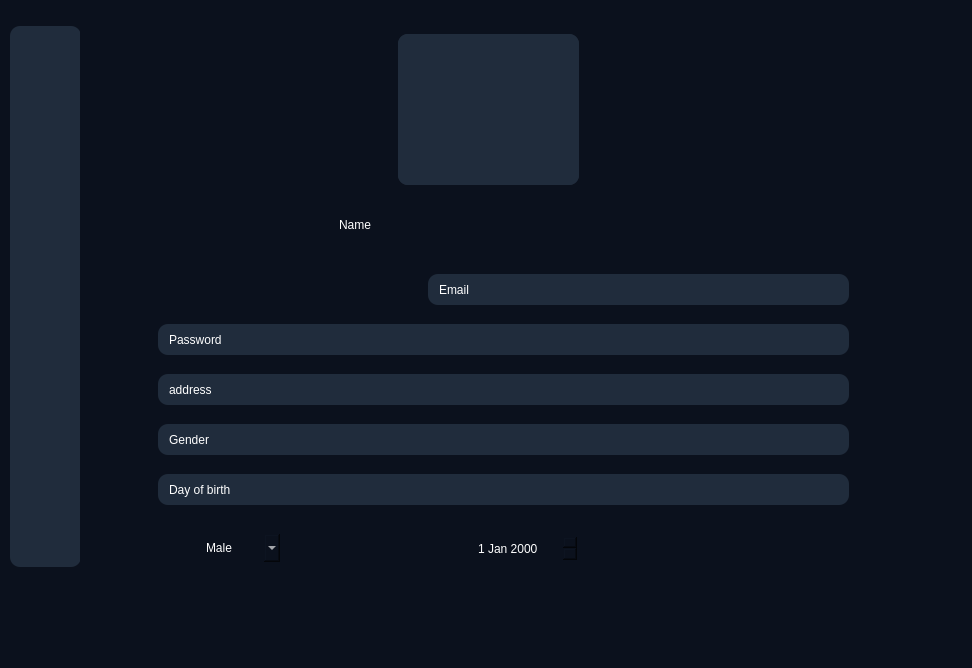
<?xml version="1.0" encoding="UTF-8"?>
<ui version="4.0">
 <class>MainWindow</class>
 <widget class="QMainWindow" name="MainWindow">
  <property name="geometry">
   <rect>
    <x>0</x>
    <y>0</y>
    <width>972</width>
    <height>668</height>
   </rect>
  </property>
  <property name="windowTitle">
   <string>MainWindow</string>
  </property>
  <property name="styleSheet">
   <string notr="true">    background-color: #0b111d;
    color: #FFFFFF; 
   
    border-radius: 10px; 
    padding: 8px;
   </string>
  </property>
  <widget class="QWidget" name="centralwidget">
   <widget class="QWidget" name="widget" native="true">
    <property name="geometry">
     <rect>
      <x>10</x>
      <y>10</y>
      <width>71</width>
      <height>541</height>
     </rect>
    </property>
    <property name="styleSheet">
     <string notr="true">background-color:#202c3c;
border-radius:10px</string>
    </property>
    <widget class="QPushButton" name="nav_main_btn">
     <property name="geometry">
      <rect>
       <x>10</x>
       <y>90</y>
       <width>51</width>
       <height>51</height>
      </rect>
     </property>
     <property name="text">
      <string/>
     </property>
     <property name="icon">
      <iconset>
       <normaloff>../img/weather-app.png</normaloff>../img/weather-app.png</iconset>
     </property>
     <property name="iconSize">
      <size>
       <width>45</width>
       <height>45</height>
      </size>
     </property>
    </widget>
    <widget class="QPushButton" name="nav_search_btn">
     <property name="geometry">
      <rect>
       <x>10</x>
       <y>160</y>
       <width>51</width>
       <height>51</height>
      </rect>
     </property>
     <property name="text">
      <string/>
     </property>
     <property name="icon">
      <iconset>
       <normaloff>../img/menu (1).png</normaloff>../img/menu (1).png</iconset>
     </property>
     <property name="iconSize">
      <size>
       <width>50</width>
       <height>50</height>
      </size>
     </property>
    </widget>
    <widget class="QPushButton" name="nav_account_btn">
     <property name="geometry">
      <rect>
       <x>10</x>
       <y>20</y>
       <width>51</width>
       <height>51</height>
      </rect>
     </property>
     <property name="text">
      <string/>
     </property>
     <property name="icon">
      <iconset>
       <normaloff>../img/user (1).png</normaloff>../img/user (1).png</iconset>
     </property>
     <property name="iconSize">
      <size>
       <width>45</width>
       <height>45</height>
      </size>
     </property>
    </widget>
   </widget>
   <widget class="QStackedWidget" name="stackedWidget">
    <property name="geometry">
     <rect>
      <x>80</x>
      <y>0</y>
      <width>881</width>
      <height>571</height>
     </rect>
    </property>
    <property name="font">
     <font>
      <pointsize>20</pointsize>
     </font>
    </property>
    <property name="styleSheet">
     <string notr="true"/>
    </property>
    <property name="lineWidth">
     <number>3</number>
    </property>
    <property name="currentIndex">
     <number>1</number>
    </property>
    <widget class="QWidget" name="page">
     <widget class="QWidget" name="widget_2" native="true">
      <property name="geometry">
       <rect>
        <x>10</x>
        <y>250</y>
        <width>571</width>
        <height>141</height>
       </rect>
      </property>
      <property name="styleSheet">
       <string notr="true">background-color:#202c3c;</string>
      </property>
      <widget class="QLabel" name="lb_img_1">
       <property name="geometry">
        <rect>
         <x>30</x>
         <y>60</y>
         <width>60</width>
         <height>60</height>
        </rect>
       </property>
       <property name="text">
        <string/>
       </property>
       <property name="pixmap">
        <pixmap>../img/clouds.png</pixmap>
       </property>
       <property name="scaledContents">
        <bool>true</bool>
       </property>
      </widget>
      <widget class="QLabel" name="lb_img_2">
       <property name="geometry">
        <rect>
         <x>120</x>
         <y>60</y>
         <width>60</width>
         <height>60</height>
        </rect>
       </property>
       <property name="text">
        <string/>
       </property>
       <property name="pixmap">
        <pixmap>../img/sun (2).png</pixmap>
       </property>
       <property name="scaledContents">
        <bool>true</bool>
       </property>
      </widget>
      <widget class="QLabel" name="lb_img_3">
       <property name="geometry">
        <rect>
         <x>220</x>
         <y>60</y>
         <width>60</width>
         <height>60</height>
        </rect>
       </property>
       <property name="text">
        <string/>
       </property>
       <property name="pixmap">
        <pixmap>../img/sun (1).png</pixmap>
       </property>
       <property name="scaledContents">
        <bool>true</bool>
       </property>
      </widget>
      <widget class="QLabel" name="lb_img_4">
       <property name="geometry">
        <rect>
         <x>310</x>
         <y>60</y>
         <width>60</width>
         <height>60</height>
        </rect>
       </property>
       <property name="text">
        <string/>
       </property>
       <property name="pixmap">
        <pixmap>../img/sun (1).png</pixmap>
       </property>
       <property name="scaledContents">
        <bool>true</bool>
       </property>
      </widget>
      <widget class="QLabel" name="lb_img_5">
       <property name="geometry">
        <rect>
         <x>400</x>
         <y>60</y>
         <width>60</width>
         <height>60</height>
        </rect>
       </property>
       <property name="text">
        <string/>
       </property>
       <property name="pixmap">
        <pixmap>../img/sun (1).png</pixmap>
       </property>
       <property name="scaledContents">
        <bool>true</bool>
       </property>
      </widget>
      <widget class="QLabel" name="lb_img_6">
       <property name="geometry">
        <rect>
         <x>490</x>
         <y>60</y>
         <width>60</width>
         <height>60</height>
        </rect>
       </property>
       <property name="text">
        <string/>
       </property>
       <property name="pixmap">
        <pixmap>../img/sun (2).png</pixmap>
       </property>
       <property name="scaledContents">
        <bool>true</bool>
       </property>
      </widget>
      <widget class="QLabel" name="label_20">
       <property name="geometry">
        <rect>
         <x>10</x>
         <y>0</y>
         <width>161</width>
         <height>31</height>
        </rect>
       </property>
       <property name="font">
        <font>
         <pointsize>7</pointsize>
        </font>
       </property>
       <property name="text">
        <string>TODAY'S  FORECAST</string>
       </property>
      </widget>
      <widget class="QLabel" name="lb_time_1">
       <property name="geometry">
        <rect>
         <x>20</x>
         <y>30</y>
         <width>80</width>
         <height>40</height>
        </rect>
       </property>
       <property name="font">
        <font>
         <pointsize>11</pointsize>
        </font>
       </property>
       <property name="styleSheet">
        <string notr="true"/>
       </property>
       <property name="text">
        <string>6:00 AM</string>
       </property>
      </widget>
      <widget class="QLabel" name="lb_time_2">
       <property name="geometry">
        <rect>
         <x>115</x>
         <y>30</y>
         <width>80</width>
         <height>40</height>
        </rect>
       </property>
       <property name="font">
        <font>
         <pointsize>11</pointsize>
        </font>
       </property>
       <property name="text">
        <string>9:00 AM</string>
       </property>
      </widget>
      <widget class="QLabel" name="lb_time_3">
       <property name="geometry">
        <rect>
         <x>215</x>
         <y>30</y>
         <width>80</width>
         <height>40</height>
        </rect>
       </property>
       <property name="font">
        <font>
         <pointsize>11</pointsize>
        </font>
       </property>
       <property name="text">
        <string>12:00 PM</string>
       </property>
      </widget>
      <widget class="QLabel" name="lb_time_4">
       <property name="geometry">
        <rect>
         <x>305</x>
         <y>30</y>
         <width>80</width>
         <height>40</height>
        </rect>
       </property>
       <property name="font">
        <font>
         <pointsize>11</pointsize>
        </font>
       </property>
       <property name="text">
        <string>3:00 PM</string>
       </property>
      </widget>
      <widget class="QLabel" name="lb_time_5">
       <property name="geometry">
        <rect>
         <x>392</x>
         <y>30</y>
         <width>80</width>
         <height>40</height>
        </rect>
       </property>
       <property name="font">
        <font>
         <pointsize>11</pointsize>
        </font>
       </property>
       <property name="text">
        <string>6:00 PM</string>
       </property>
      </widget>
      <widget class="QLabel" name="lb_time_6">
       <property name="geometry">
        <rect>
         <x>490</x>
         <y>30</y>
         <width>80</width>
         <height>40</height>
        </rect>
       </property>
       <property name="font">
        <font>
         <pointsize>11</pointsize>
        </font>
       </property>
       <property name="text">
        <string>9:00 PM</string>
       </property>
      </widget>
      <widget class="Line" name="line">
       <property name="geometry">
        <rect>
         <x>100</x>
         <y>50</y>
         <width>3</width>
         <height>61</height>
        </rect>
       </property>
       <property name="styleSheet">
        <string notr="true">background-color:rgb(0, 85, 127)</string>
       </property>
       <property name="orientation">
        <enum>Qt::Orientation::Vertical</enum>
       </property>
      </widget>
      <widget class="Line" name="line_2">
       <property name="geometry">
        <rect>
         <x>200</x>
         <y>50</y>
         <width>3</width>
         <height>61</height>
        </rect>
       </property>
       <property name="styleSheet">
        <string notr="true">background-color:rgb(0, 85, 127)</string>
       </property>
       <property name="orientation">
        <enum>Qt::Orientation::Vertical</enum>
       </property>
      </widget>
      <widget class="Line" name="line_3">
       <property name="geometry">
        <rect>
         <x>290</x>
         <y>50</y>
         <width>3</width>
         <height>61</height>
        </rect>
       </property>
       <property name="styleSheet">
        <string notr="true">background-color:rgb(0, 85, 127)</string>
       </property>
       <property name="orientation">
        <enum>Qt::Orientation::Vertical</enum>
       </property>
      </widget>
      <widget class="Line" name="line_4">
       <property name="geometry">
        <rect>
         <x>470</x>
         <y>50</y>
         <width>3</width>
         <height>61</height>
        </rect>
       </property>
       <property name="styleSheet">
        <string notr="true">background-color:rgb(0, 85, 127)</string>
       </property>
       <property name="orientation">
        <enum>Qt::Orientation::Vertical</enum>
       </property>
      </widget>
      <widget class="Line" name="line_5">
       <property name="geometry">
        <rect>
         <x>380</x>
         <y>50</y>
         <width>3</width>
         <height>61</height>
        </rect>
       </property>
       <property name="styleSheet">
        <string notr="true">background-color:rgb(0, 85, 127)</string>
       </property>
       <property name="orientation">
        <enum>Qt::Orientation::Vertical</enum>
       </property>
      </widget>
      <widget class="QLabel" name="lb_temp_1">
       <property name="geometry">
        <rect>
         <x>25</x>
         <y>105</y>
         <width>71</width>
         <height>31</height>
        </rect>
       </property>
       <property name="font">
        <font>
         <pointsize>11</pointsize>
        </font>
       </property>
       <property name="styleSheet">
        <string notr="true"/>
       </property>
       <property name="text">
        <string>6:00 AM</string>
       </property>
      </widget>
      <widget class="QLabel" name="lb_temp_2">
       <property name="geometry">
        <rect>
         <x>120</x>
         <y>105</y>
         <width>71</width>
         <height>31</height>
        </rect>
       </property>
       <property name="font">
        <font>
         <pointsize>11</pointsize>
        </font>
       </property>
       <property name="styleSheet">
        <string notr="true"/>
       </property>
       <property name="text">
        <string>6:00 AM</string>
       </property>
      </widget>
      <widget class="QLabel" name="lb_temp_3">
       <property name="geometry">
        <rect>
         <x>215</x>
         <y>105</y>
         <width>71</width>
         <height>31</height>
        </rect>
       </property>
       <property name="font">
        <font>
         <pointsize>11</pointsize>
        </font>
       </property>
       <property name="styleSheet">
        <string notr="true"/>
       </property>
       <property name="text">
        <string>6:00 AM</string>
       </property>
      </widget>
      <widget class="QLabel" name="lb_temp_4">
       <property name="geometry">
        <rect>
         <x>305</x>
         <y>105</y>
         <width>71</width>
         <height>31</height>
        </rect>
       </property>
       <property name="font">
        <font>
         <pointsize>11</pointsize>
        </font>
       </property>
       <property name="styleSheet">
        <string notr="true"/>
       </property>
       <property name="text">
        <string>6:00 AM</string>
       </property>
      </widget>
      <widget class="QLabel" name="lb_temp_5">
       <property name="geometry">
        <rect>
         <x>395</x>
         <y>105</y>
         <width>71</width>
         <height>31</height>
        </rect>
       </property>
       <property name="font">
        <font>
         <pointsize>11</pointsize>
        </font>
       </property>
       <property name="styleSheet">
        <string notr="true"/>
       </property>
       <property name="text">
        <string>6:00 AM</string>
       </property>
      </widget>
      <widget class="QLabel" name="lb_temp_6">
       <property name="geometry">
        <rect>
         <x>490</x>
         <y>105</y>
         <width>71</width>
         <height>31</height>
        </rect>
       </property>
       <property name="font">
        <font>
         <pointsize>11</pointsize>
        </font>
       </property>
       <property name="styleSheet">
        <string notr="true"/>
       </property>
       <property name="text">
        <string>6:00 AM</string>
       </property>
      </widget>
     </widget>
     <widget class="QWidget" name="widget_3" native="true">
      <property name="geometry">
       <rect>
        <x>10</x>
        <y>410</y>
        <width>571</width>
        <height>131</height>
       </rect>
      </property>
      <property name="styleSheet">
       <string notr="true">background-color:#202c3c;</string>
      </property>
      <widget class="QLabel" name="label_42">
       <property name="geometry">
        <rect>
         <x>0</x>
         <y>20</y>
         <width>71</width>
         <height>41</height>
        </rect>
       </property>
       <property name="font">
        <font>
         <pointsize>7</pointsize>
        </font>
       </property>
       <property name="text">
        <string>Visibility</string>
       </property>
      </widget>
      <widget class="QLabel" name="label_44">
       <property name="geometry">
        <rect>
         <x>70</x>
         <y>70</y>
         <width>41</width>
         <height>41</height>
        </rect>
       </property>
       <property name="text">
        <string/>
       </property>
       <property name="pixmap">
        <pixmap>../img/humidity.png</pixmap>
       </property>
       <property name="scaledContents">
        <bool>true</bool>
       </property>
      </widget>
      <widget class="QLabel" name="label_45">
       <property name="geometry">
        <rect>
         <x>420</x>
         <y>20</y>
         <width>51</width>
         <height>41</height>
        </rect>
       </property>
       <property name="text">
        <string/>
       </property>
       <property name="pixmap">
        <pixmap>../img/wind (2).png</pixmap>
       </property>
       <property name="scaledContents">
        <bool>true</bool>
       </property>
      </widget>
      <widget class="QLabel" name="label_46">
       <property name="geometry">
        <rect>
         <x>420</x>
         <y>70</y>
         <width>51</width>
         <height>41</height>
        </rect>
       </property>
       <property name="text">
        <string/>
       </property>
       <property name="pixmap">
        <pixmap>../img/snowy.png</pixmap>
       </property>
       <property name="scaledContents">
        <bool>true</bool>
       </property>
      </widget>
      <widget class="QLabel" name="lb_visibility">
       <property name="geometry">
        <rect>
         <x>110</x>
         <y>30</y>
         <width>61</width>
         <height>31</height>
        </rect>
       </property>
       <property name="text">
        <string>30°</string>
       </property>
      </widget>
      <widget class="QLabel" name="lb_humidity">
       <property name="geometry">
        <rect>
         <x>110</x>
         <y>80</y>
         <width>51</width>
         <height>31</height>
        </rect>
       </property>
       <property name="text">
        <string>0%</string>
       </property>
      </widget>
      <widget class="QLabel" name="lb_wind">
       <property name="geometry">
        <rect>
         <x>460</x>
         <y>30</y>
         <width>81</width>
         <height>31</height>
        </rect>
       </property>
       <property name="text">
        <string>0.2 km/h</string>
       </property>
      </widget>
      <widget class="QLabel" name="lb_cloud">
       <property name="geometry">
        <rect>
         <x>470</x>
         <y>70</y>
         <width>61</width>
         <height>31</height>
        </rect>
       </property>
       <property name="text">
        <string>3</string>
       </property>
      </widget>
      <widget class="QLabel" name="label_108">
       <property name="geometry">
        <rect>
         <x>60</x>
         <y>20</y>
         <width>51</width>
         <height>41</height>
        </rect>
       </property>
       <property name="text">
        <string/>
       </property>
       <property name="pixmap">
        <pixmap>../img/visibility.png</pixmap>
       </property>
       <property name="scaledContents">
        <bool>true</bool>
       </property>
      </widget>
      <widget class="QLabel" name="label_43">
       <property name="geometry">
        <rect>
         <x>0</x>
         <y>70</y>
         <width>71</width>
         <height>41</height>
        </rect>
       </property>
       <property name="font">
        <font>
         <pointsize>7</pointsize>
        </font>
       </property>
       <property name="text">
        <string>Humidity</string>
       </property>
      </widget>
      <widget class="QLabel" name="label_47">
       <property name="geometry">
        <rect>
         <x>380</x>
         <y>20</y>
         <width>71</width>
         <height>41</height>
        </rect>
       </property>
       <property name="font">
        <font>
         <pointsize>7</pointsize>
        </font>
       </property>
       <property name="text">
        <string>Wind</string>
       </property>
      </widget>
      <widget class="QLabel" name="label_48">
       <property name="geometry">
        <rect>
         <x>360</x>
         <y>70</y>
         <width>71</width>
         <height>41</height>
        </rect>
       </property>
       <property name="font">
        <font>
         <pointsize>7</pointsize>
        </font>
       </property>
       <property name="text">
        <string>Clouds</string>
       </property>
      </widget>
      <zorder>label_48</zorder>
      <zorder>label_44</zorder>
      <zorder>lb_visibility</zorder>
      <zorder>lb_humidity</zorder>
      <zorder>lb_wind</zorder>
      <zorder>lb_cloud</zorder>
      <zorder>label_42</zorder>
      <zorder>label_46</zorder>
      <zorder>label_108</zorder>
      <zorder>label_43</zorder>
      <zorder>label_47</zorder>
      <zorder>label_45</zorder>
     </widget>
     <widget class="QWidget" name="widget_4" native="true">
      <property name="geometry">
       <rect>
        <x>600</x>
        <y>40</y>
        <width>251</width>
        <height>501</height>
       </rect>
      </property>
      <property name="styleSheet">
       <string notr="true">background-color:#202c3c;</string>
      </property>
      <widget class="QLabel" name="label_34">
       <property name="geometry">
        <rect>
         <x>20</x>
         <y>10</y>
         <width>121</width>
         <height>31</height>
        </rect>
       </property>
       <property name="text">
        <string>7- day forecast</string>
       </property>
      </widget>
      <widget class="QWidget" name="weather_container" native="true">
       <property name="geometry">
        <rect>
         <x>0</x>
         <y>40</y>
         <width>251</width>
         <height>461</height>
        </rect>
       </property>
       <property name="styleSheet">
        <string notr="true">background-color:#202c3c;</string>
       </property>
      </widget>
     </widget>
     <widget class="QLineEdit" name="txt_search">
      <property name="geometry">
       <rect>
        <x>10</x>
        <y>0</y>
        <width>581</width>
        <height>41</height>
       </rect>
      </property>
      <property name="styleSheet">
       <string notr="true">background-color:#202c3c;</string>
      </property>
      <property name="text">
       <string/>
      </property>
      <property name="placeholderText">
       <string>Search for city</string>
      </property>
     </widget>
     <widget class="QLabel" name="lb_city_name">
      <property name="geometry">
       <rect>
        <x>40</x>
        <y>60</y>
        <width>311</width>
        <height>51</height>
       </rect>
      </property>
      <property name="font">
       <font>
        <pointsize>22</pointsize>
        <italic>false</italic>
        <bold>true</bold>
       </font>
      </property>
      <property name="text">
       <string>Madrid</string>
      </property>
     </widget>
     <widget class="QLabel" name="lb_temp">
      <property name="geometry">
       <rect>
        <x>220</x>
        <y>100</y>
        <width>91</width>
        <height>41</height>
       </rect>
      </property>
      <property name="font">
       <font>
        <pointsize>18</pointsize>
        <bold>true</bold>
       </font>
      </property>
      <property name="text">
       <string>31°</string>
      </property>
     </widget>
     <widget class="QLabel" name="lb_weather_img">
      <property name="geometry">
       <rect>
        <x>340</x>
        <y>70</y>
        <width>171</width>
        <height>141</height>
       </rect>
      </property>
      <property name="text">
       <string/>
      </property>
      <property name="pixmap">
       <pixmap>../img/sun (1).png</pixmap>
      </property>
      <property name="scaledContents">
       <bool>true</bool>
      </property>
     </widget>
     <widget class="QLabel" name="lb_weather_name">
      <property name="geometry">
       <rect>
        <x>60</x>
        <y>120</y>
        <width>101</width>
        <height>51</height>
       </rect>
      </property>
      <property name="text">
       <string>TextLabel</string>
      </property>
     </widget>
     <widget class="QLabel" name="lb_weather_desc">
      <property name="geometry">
       <rect>
        <x>60</x>
        <y>170</y>
        <width>121</width>
        <height>61</height>
       </rect>
      </property>
      <property name="text">
       <string>TextLabel</string>
      </property>
     </widget>
     <widget class="QPushButton" name="pushButton">
      <property name="geometry">
       <rect>
        <x>10</x>
        <y>70</y>
        <width>41</width>
        <height>41</height>
       </rect>
      </property>
      <property name="text">
       <string/>
      </property>
      <property name="icon">
       <iconset>
        <normaloff>../img/bookmark (2).png</normaloff>../img/bookmark (2).png</iconset>
      </property>
      <property name="iconSize">
       <size>
        <width>35</width>
        <height>35</height>
       </size>
      </property>
     </widget>
     <widget class="QPushButton" name="btn_search">
      <property name="geometry">
       <rect>
        <x>530</x>
        <y>4</y>
        <width>51</width>
        <height>31</height>
       </rect>
      </property>
      <property name="text">
       <string>Search</string>
      </property>
      <property name="iconSize">
       <size>
        <width>45</width>
        <height>45</height>
       </size>
      </property>
     </widget>
     <zorder>pushButton</zorder>
     <zorder>widget_2</zorder>
     <zorder>widget_3</zorder>
     <zorder>widget_4</zorder>
     <zorder>txt_search</zorder>
     <zorder>lb_city_name</zorder>
     <zorder>lb_temp</zorder>
     <zorder>lb_weather_img</zorder>
     <zorder>lb_weather_name</zorder>
     <zorder>lb_weather_desc</zorder>
     <zorder>btn_search</zorder>
    </widget>
    <widget class="QWidget" name="page_3">
     <widget class="QWidget" name="widget_9" native="true">
      <property name="geometry">
       <rect>
        <x>310</x>
        <y>10</y>
        <width>181</width>
        <height>151</height>
       </rect>
      </property>
      <property name="styleSheet">
       <string notr="true">background-color:#202c3c;</string>
      </property>
      <widget class="QPushButton" name="btn_avatar">
       <property name="geometry">
        <rect>
         <x>0</x>
         <y>0</y>
         <width>181</width>
         <height>151</height>
        </rect>
       </property>
       <property name="text">
        <string/>
       </property>
       <property name="icon">
        <iconset>
         <normaloff>../img/user (1).png</normaloff>../img/user (1).png</iconset>
       </property>
       <property name="iconSize">
        <size>
         <width>150</width>
         <height>150</height>
        </size>
       </property>
      </widget>
     </widget>
     <widget class="QLabel" name="lb_name">
      <property name="geometry">
       <rect>
        <x>240</x>
        <y>180</y>
        <width>311</width>
        <height>41</height>
       </rect>
      </property>
      <property name="styleSheet">
       <string notr="true"/>
      </property>
      <property name="text">
       <string>Name</string>
      </property>
     </widget>
     <widget class="QLabel" name="lb_email">
      <property name="geometry">
       <rect>
        <x>340</x>
        <y>250</y>
        <width>421</width>
        <height>31</height>
       </rect>
      </property>
      <property name="styleSheet">
       <string notr="true">background-color:#202c3c;</string>
      </property>
      <property name="text">
       <string>Email</string>
      </property>
     </widget>
     <widget class="QLabel" name="lb_password">
      <property name="geometry">
       <rect>
        <x>70</x>
        <y>300</y>
        <width>691</width>
        <height>31</height>
       </rect>
      </property>
      <property name="styleSheet">
       <string notr="true">background-color:#202c3c;</string>
      </property>
      <property name="text">
       <string>Password</string>
      </property>
     </widget>
     <widget class="QLabel" name="lb_gender">
      <property name="geometry">
       <rect>
        <x>70</x>
        <y>400</y>
        <width>691</width>
        <height>31</height>
       </rect>
      </property>
      <property name="styleSheet">
       <string notr="true">background-color:#202c3c;</string>
      </property>
      <property name="text">
       <string>Gender</string>
      </property>
     </widget>
     <widget class="QLabel" name="lb_dayofbirth">
      <property name="geometry">
       <rect>
        <x>70</x>
        <y>450</y>
        <width>691</width>
        <height>31</height>
       </rect>
      </property>
      <property name="styleSheet">
       <string notr="true">background-color:#202c3c;</string>
      </property>
      <property name="text">
       <string>Day of birth</string>
      </property>
     </widget>
     <widget class="QLabel" name="lb_address">
      <property name="geometry">
       <rect>
        <x>70</x>
        <y>350</y>
        <width>691</width>
        <height>31</height>
       </rect>
      </property>
      <property name="styleSheet">
       <string notr="true">background-color:#202c3c;</string>
      </property>
      <property name="text">
       <string>address</string>
      </property>
     </widget>
     <widget class="QDateEdit" name="dateEdit">
      <property name="geometry">
       <rect>
        <x>380</x>
        <y>510</y>
        <width>110</width>
        <height>29</height>
       </rect>
      </property>
     </widget>
     <widget class="QComboBox" name="comboBox">
      <property name="geometry">
       <rect>
        <x>110</x>
        <y>510</y>
        <width>82</width>
        <height>28</height>
       </rect>
      </property>
      <item>
       <property name="text">
        <string>Male</string>
       </property>
      </item>
      <item>
       <property name="text">
        <string>Female</string>
       </property>
      </item>
     </widget>
    </widget>
    <widget class="QWidget" name="page_4">
     <widget class="QWidget" name="widget_15" native="true">
      <property name="geometry">
       <rect>
        <x>10</x>
        <y>100</y>
        <width>571</width>
        <height>441</height>
       </rect>
      </property>
      <property name="styleSheet">
       <string notr="true">background-color:#202c3c;</string>
      </property>
      <widget class="QCalendarWidget" name="calendarWidget">
       <property name="geometry">
        <rect>
         <x>10</x>
         <y>10</y>
         <width>551</width>
         <height>421</height>
        </rect>
       </property>
      </widget>
     </widget>
     <widget class="QWidget" name="widget_16" native="true">
      <property name="geometry">
       <rect>
        <x>10</x>
        <y>0</y>
        <width>581</width>
        <height>81</height>
       </rect>
      </property>
      <property name="styleSheet">
       <string notr="true">background-color:#202c3c;</string>
      </property>
      <widget class="QLabel" name="label_18">
       <property name="geometry">
        <rect>
         <x>220</x>
         <y>10</y>
         <width>221</width>
         <height>51</height>
        </rect>
       </property>
       <property name="font">
        <font>
         <pointsize>16</pointsize>
        </font>
       </property>
       <property name="text">
        <string>Note</string>
       </property>
      </widget>
     </widget>
     <widget class="QWidget" name="widget_17" native="true">
      <property name="geometry">
       <rect>
        <x>600</x>
        <y>0</y>
        <width>241</width>
        <height>541</height>
       </rect>
      </property>
      <property name="styleSheet">
       <string notr="true">background-color:#202c3c;</string>
      </property>
      <widget class="QLabel" name="label_19">
       <property name="geometry">
        <rect>
         <x>60</x>
         <y>10</y>
         <width>141</width>
         <height>51</height>
        </rect>
       </property>
       <property name="text">
        <string>User note days</string>
       </property>
      </widget>
      <widget class="QLabel" name="label_49">
       <property name="geometry">
        <rect>
         <x>10</x>
         <y>60</y>
         <width>201</width>
         <height>41</height>
        </rect>
       </property>
       <property name="text">
        <string>TextLabel</string>
       </property>
      </widget>
      <widget class="QLabel" name="label_50">
       <property name="geometry">
        <rect>
         <x>10</x>
         <y>120</y>
         <width>201</width>
         <height>41</height>
        </rect>
       </property>
       <property name="text">
        <string>TextLabel</string>
       </property>
      </widget>
      <widget class="QLabel" name="label_51">
       <property name="geometry">
        <rect>
         <x>10</x>
         <y>180</y>
         <width>201</width>
         <height>41</height>
        </rect>
       </property>
       <property name="text">
        <string>TextLabel</string>
       </property>
      </widget>
      <widget class="QLabel" name="label_52">
       <property name="geometry">
        <rect>
         <x>10</x>
         <y>250</y>
         <width>201</width>
         <height>41</height>
        </rect>
       </property>
       <property name="text">
        <string>TextLabel</string>
       </property>
      </widget>
     </widget>
    </widget>
   </widget>
  </widget>
  <widget class="QMenuBar" name="menubar">
   <property name="geometry">
    <rect>
     <x>0</x>
     <y>0</y>
     <width>972</width>
     <height>41</height>
    </rect>
   </property>
  </widget>
  <widget class="QStatusBar" name="statusbar"/>
 </widget>
 <resources/>
 <connections/>
</ui>
